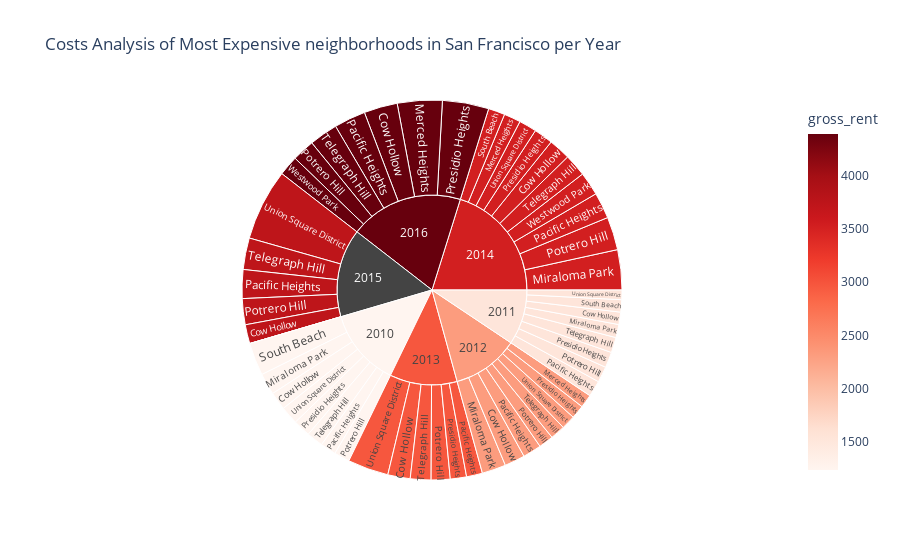

Notebook source saved alongside this figure:
### Markdown cell above
### Create a sunburst chart to conduct a costs analysis of most expensive neighborhoods in San Francisco per year

### Code cell
# Sunburst Plot
# YOUR CODE HERE!
fig = px.sunburst(
    df_expensive_neighborhoods_per_year,
    path=["year", "neighborhood"],
    values='sale_price_sqr_foot',
    color='gross_rent', 
    color_continuous_scale='Reds',
    title="Costs Analysis of Most Expensive neighborhoods in San Francisco per Year",
    height=700
)


fig.show()

### Figure 1 — Plotly figure (JSON) as saved in the notebook; plotly's stock layout.template omitted (floating-point values rounded to 4 significant figures)
{"data": [{"branchvalues": "total", "customdata": [[1239], [1530.0], [2324], [2971], [3528.0], [3739.0], [4390], [2324], [3528], [4390], [1239], [1530], [2324], [3528.0], [1239], [1530], [2324], [2971], [3528], [3739], [4390], [1239], [1530], [2324], [2971], [3528], [3739], [4390], [1239], [1530], [2324], [2971], [3528], [null], [4390], [1239], [1530.0], [3528], [1239], [1530], [2324], [2971], [3528.0], [3739], [4390], [1239], [1530], [2324], [2971], [3528], [3739.0], [3528.0], [4390], [1239.0], [1530], [2324.0], [2971], [3528], [null], [4390]], "domain": {"x": [0, 1], "y": [0, 1]}, "hovertemplate": "labels=%{label}<br>sale_price_sqr_foot=%{value}<br>parent=%{parent}<br>id=%{id}<br>gross_rent=%{color}<extra></extra>", "ids": ["2010/Cow Hollow", "2011/Cow Hollow", "2012/Cow Hollow", "2013/Cow Hollow", "2014/Cow Hollow", "2015/Cow Hollow", "2016/Cow Hollow", "2012/Merced Heights", "2014/Merced Heights", "2016/Merced Heights", "2010/Miraloma Park", "2011/Miraloma Park", "2012/Miraloma Park", "2014/Miraloma Park", "2010/Pacific Heights", "2011/Pacific Heights", "2012/Pacific Heights", "2013/Pacific Heights", "2014/Pacific Heights", "2015/Pacific Heights", "2016/Pacific Heights", "2010/Potrero Hill", "2011/Potrero Hill", "2012/Potrero Hill", "2013/Potrero Hill", "2014/Potrero Hill", "2015/Potrero Hill", "2016/Potrero Hill", "2010/Presidio Heights", "2011/Presidio Heights", "2012/Presidio Heights", "2013/Presidio Heights", "2014/Presidio Heights", "2015/Presidio Heights", "2016/Presidio Heights", "2010/South Beach", "2011/South Beach", "2014/South Beach", "2010/Telegraph Hill", "2011/Telegraph Hill", "2012/Telegraph Hill", "2013/Telegraph Hill", "2014/Telegraph Hill", "2015/Telegraph Hill", "2016/Telegraph Hill", "2010/Union Square District", "2011/Union Square District", "2012/Union Square District", "2013/Union Square District", "2014/Union Square District", "2015/Union Square District", "2014/Westwood Park", "2016/Westwood Park", "2010", "2011", "2012", "2013", "2014", "2015", "2016"], "labels": ["Cow Hollow", "Cow Hollow", "Cow Hollow", "Cow Hollow", "Cow Hollow", "Cow Hollow", "Cow Hollow", "Merced Heights", "Merced Heights", "Merced Heights", "Miraloma Park", "Miraloma Park", "Miraloma Park", "Miraloma Park", "Pacific Heights", "Pacific Heights", "Pacific Heights", "Pacific Heights", "Pacific Heights", "Pacific Heights", "Pacific Heights", "Potrero Hill", "Potrero Hill", "Potrero Hill", "Potrero Hill", "Potrero Hill", "Potrero Hill", "Potrero Hill", "Presidio Heights", "Presidio Heights", "Presidio Heights", "Presidio Heights", "Presidio Heights", "Presidio Heights", "Presidio Heights", "South Beach", "South Beach", "South Beach", "Telegraph Hill", "Telegraph Hill", "Telegraph Hill", "Telegraph Hill", "Telegraph Hill", "Telegraph Hill", "Telegraph Hill", "Union Square District", "Union Square District", "Union Square District", "Union Square District", "Union Square District", "Union Square District", "Westwood Park", "Westwood Park", "2010", "2011", "2012", "2013", "2014", "2015", "2016"], "marker": {"coloraxis": "coloraxis", "colors": [1239, 1530.0, 2324, 2971, 3528.0, 3739.0, 4390, 2324, 3528, 4390, 1239, 1530, 2324, 3528.0, 1239, 1530, 2324, 2971, 3528, 3739, 4390, 1239, 1530, 2324, 2971, 3528, 3739, 4390, 1239, 1530, 2324, 2971, 3528, null, 4390, 1239, 1530.0, 3528, 1239, 1530, 2324, 2971, 3528.0, 3739, 4390, 1239, 1530, 2324, 2971, 3528, 3739.0, 3528.0, 4390, 1239.0, 1530, 2324.0, 2971, 3528, null, 4390]}, "name": "", "parents": ["2010", "2011", "2012", "2013", "2014", "2015", "2016", "2012", "2014", "2016", "2010", "2011", "2012", "2014", "2010", "2011", "2012", "2013", "2014", "2015", "2016", "2010", "2011", "2012", "2013", "2014", "2015", "2016", "2010", "2011", "2012", "2013", "2014", "2015", "2016", "2010", "2011", "2014", "2010", "2011", "2012", "2013", "2014", "2015", "2016", "2010", "2011", "2012", "2013", "2014", "2015", "2014", "2016", "", "", "", "", "", "", ""], "type": "sunburst", "values": [569.4, 390.6, 644.8, 707.4, 691.9, 598.6, 1059.0, 421.1, 528.7, 1417.0, 680.6, 414.7, 756.2, 1268.0, 496.5, 509.0, 586.2, 503.9, 824.7, 910.2, 996.4, 491.5, 503.1, 466.6, 598.7, 1045.0, 821.3, 707.7, 549.4, 493.8, 426.6, 512.8, 603.5, 0, 1466.0, 1037.0, 388.6, 524.6, 524.8, 483.4, 465.8, 653.3, 708.2, 997.0, 903.0, 569.2, 302.1, 445.2, 1290.0, 558.3, 2259.0, 743.0, 631.2, 4918.0, 3485.0, 4213.0, 4267.0, 7496.0, 5586.0, 7180.0]}], "layout": {"autosize": true, "coloraxis": {"colorbar": {"title": {"text": "gross_rent"}}, "colorscale": [[0, "rgb(255,245,240)"], [0.125, "rgb(254,224,210)"], [0.25, "rgb(252,187,161)"], [0.375, "rgb(252,146,114)"], [0.5, "rgb(251,106,74)"], [0.625, "rgb(239,59,44)"], [0.75, "rgb(203,24,29)"], [0.875, "rgb(165,15,21)"], [1, "rgb(103,0,13)"]]}, "legend": {"tracegroupgap": 0}, "title": {"text": "Costs Analysis of Most Expensive neighborhoods in San Francisco per Year"}}}
